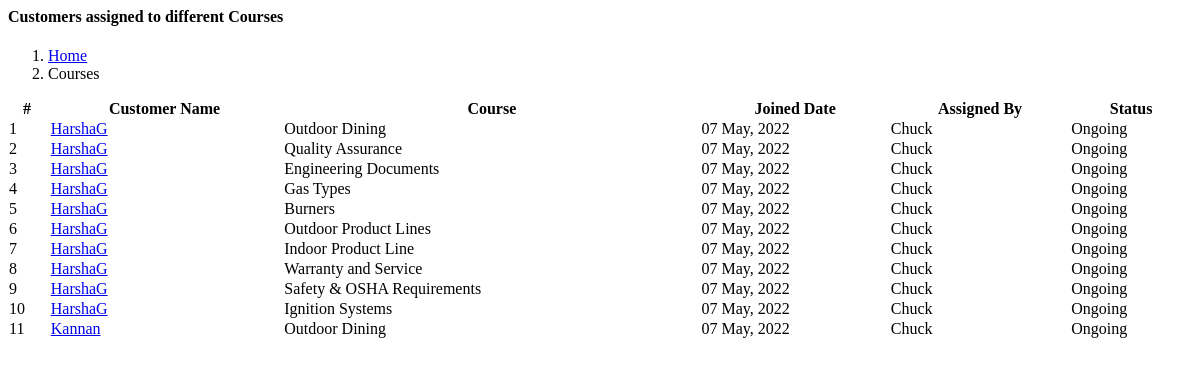
Before: /coursesassignedtocustomers.php (signed in) with the older database file.
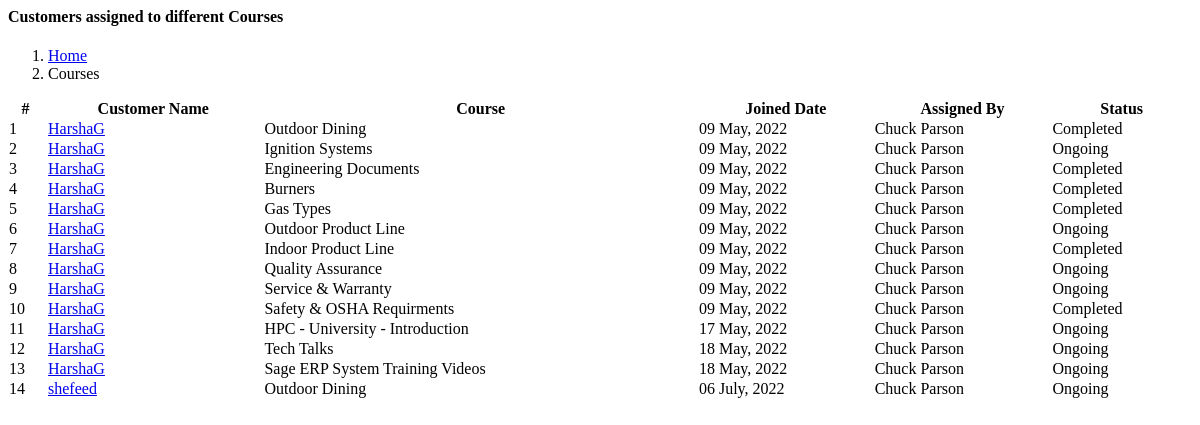
After: the same page with the newer database file.
### tables this page shows
CREATE TABLE `userdetails` (
  `u_id` int(11) NOT NULL AUTO_INCREMENT,
  `user_id` int(11) NOT NULL,
  `name` varchar(100) NOT NULL,
  `gender` varchar(10) NOT NULL,
  `address` text NOT NULL,
  `phone` varchar(25) NOT NULL,
  `qualifn` varchar(100) NOT NULL,
  `photo` varchar(100) NOT NULL,
  `created_by` int(11) NOT NULL,
  PRIMARY KEY (`u_id`),
  UNIQUE KEY `user_id` (`user_id`)
);

CREATE TABLE `courses` (
  `courseid` int(11) NOT NULL AUTO_INCREMENT,
  `course_code` varchar(30) NOT NULL,
  `course_name` text NOT NULL,
  `description` text NOT NULL,
  `photo` varchar(100) DEFAULT NULL,
  `createdby` varchar(100) NOT NULL,
  `status` varchar(10) NOT NULL,
  PRIMARY KEY (`courseid`),
  UNIQUE KEY `course_code` (`course_code`)
);

CREATE TABLE `user_courses` (
  `join_id` int(11) NOT NULL AUTO_INCREMENT,
  `course_id` int(11) NOT NULL,
  `user_id` int(11) NOT NULL,
  `joined_date` date NOT NULL,
  `status` varchar(100) NOT NULL,
  `created_by` int(11) NOT NULL,
  PRIMARY KEY (`join_id`)
);

### coursesassignedtocustomers.php (the view, shortened to what this page needs)
    <div class="main-content">
        <div class="page-content">
            <div class="container-fluid">
                <div class="row">
                    <div class="col-12">
                        <div class="page-title-box d-sm-flex align-items-center justify-content-between">
                            <h4 class="mb-sm-0 font-size-18">Customers assigned to different Courses</h4>
                            <div class="page-title-right">
                                <ol class="breadcrumb m-0">
                                    <li class="breadcrumb-item"><a href="sadashboard">Home</a></li>
                                    <li class="breadcrumb-item active">Courses</li>
                                </ol>
                            </div>
                        </div>
                    </div>
                </div>
                <div class="row">
                    <div class="col-12">
                        <div class="card">
                            <div class="card-header">
                            <div class="card-bod table-responsive">
                                <?php
                                $query="select userdetails.name,userdetails.photo,courses.course_name,user_courses.joined_date,user_courses.status as coursestatus,admin_details.name as adminname from userdetails,courses,user_courses,admin_details,userlogin where courses.courseid=user_courses.course_id && user_courses.user_id=userlogin.user_id && user_courses.user_id=userdetails.user_id && userdetails.user_id=userlogin.user_id && userlogin.role='customer' && userdetails.created_by=user_courses.created_by && user_courses.created_by=admin_details.user_id order by userdetails.name";
                                $sql_query=mysqli_query($conn01,$query);
                                ?>
<table id="datatable" class="table align-middle datatable  table-check nowrap" style="border-collapse: collapse; border-spacing: 0 8px; width: 100%;">
                        <thead>
                          <tr>
                            <th>#</th>
                            <th scope="col">Customer Name</th>
                            <th scope="col">Course</th>
                            <th scope="col">Joined Date</th>
                            <th scope="col">Assigned By</th>
                            <th scope="col">Status</th>
                          </tr>
                        </thead>
                        <tbody>
                        <?php
                                       if(mysqli_num_rows($sql_query) > 0)
                                       {
                                            $i=1;
                                           while($row = mysqli_fetch_assoc($sql_query))
                                           {
                                            $date = date('d F, Y', strtotime($row['joined_date']));
                                       ?>
                            <tr>
                                <td><?php echo $i; ?></td>
                                <td>
                                    <a href="#" class="text-body"><?php echo $row['name']; ?></a>
                                </td>
                                <td><?php echo $row['course_name']; ?></td>
                                <td><?php echo $date; ?></td>
                                <td><?php echo $row['adminname']; ?></td>
                                <td>
                                <?php if($row['coursestatus']=="ongoing") { ?>
                                <span class="text-danger"><i class="mdi mdi-bullseye-arrow me-3"></i>Ongoing</span>
                                <?php } else if($row['coursestatus']=="completed") { ?>
                                <span class="text-success"><i class="mdi mdi-check-all me-3"></i>Completed</span>
                                <?php } ?>
                                </td>
                                    </tr>
                                    <?php
                                    $i=$i+1;
                                        }
                                    }
                                    ?>
                                    </tbody>
                                </table>
                            </div>
                        </div>
                    </div>
                </div>
            </div>
        </div>

Changed rows visible on the page:
removed userdetails: name "Kannan", courses.course_name "Outdoor Dining", user_courses.joined_date "07 May, 2022", admin_details.name "Chuck", shows "Ongoing"
now on one of the page's lists (row unchanged): userdetails: name "HarshaG", courses.course_name "HPC - University - Introduction", user_courses.joined_date "17 May, 2022", admin_details.name "Chuck Parson", courses.course_name "Tech Talks", user_courses.joined_date "18 May, 2022", courses.course_name "Sage ERP System Training Videos"
changed through a linked row, userdetails "HarshaG": user_courses.joined_date "07 May, 2022" → "09 May, 2022"; admin_details.name "Chuck" → "Chuck Parson"; courses.course_name "Quality Assurance" → "Ignition Systems"; courses.course_name "Gas Types" → "Burners"; courses.course_name "Burners" → "Gas Types"; courses.course_name "Outdoor Product Lines" → "Outdoor Product Line"; courses.course_name "Warranty and Service" → "Quality Assurance"; courses.course_name "Safety & OSHA Requirements" → "Service & Warranty"; courses.course_name "Ignition Systems" → "Safety & OSHA Requirments"; text "Ongoing Ongoing Ongoing Ongoing Ongoing Ongoing" → "Completed Completed Completed Completed Completed Completed"
added userdetails: name "shefeed", courses.course_name "Outdoor Dining", user_courses.joined_date "06 July, 2022", admin_details.name "Chuck Parson", shows "Ongoing"
